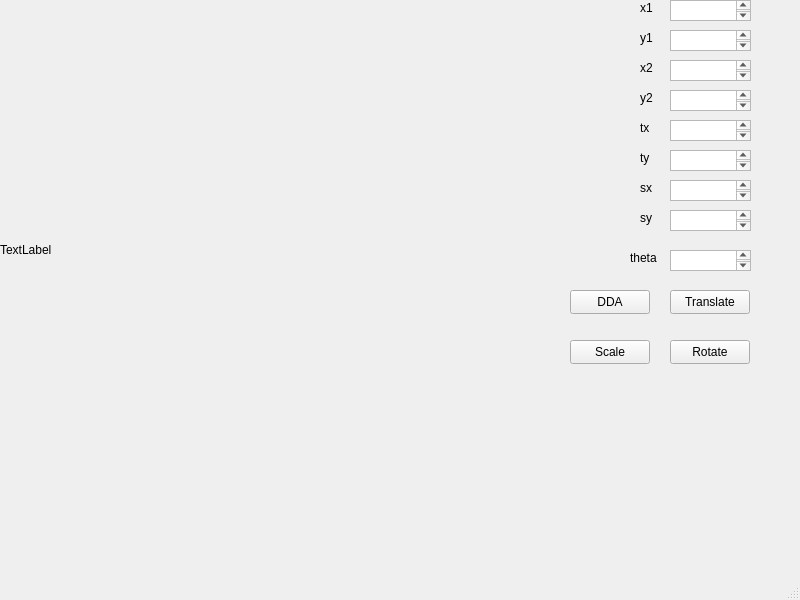
<?xml version="1.0" encoding="UTF-8"?>
<ui version="4.0">
 <class>MainWindow</class>
 <widget class="QMainWindow" name="MainWindow">
  <property name="geometry">
   <rect>
    <x>0</x>
    <y>0</y>
    <width>800</width>
    <height>600</height>
   </rect>
  </property>
  <property name="windowTitle">
   <string>MainWindow</string>
  </property>
  <widget class="QWidget" name="centralwidget">
   <widget class="QLabel" name="label">
    <property name="geometry">
     <rect>
      <x>0</x>
      <y>0</y>
      <width>500</width>
      <height>500</height>
     </rect>
    </property>
    <property name="text">
     <string>TextLabel</string>
    </property>
   </widget>
   <widget class="QLabel" name="label_2">
    <property name="geometry">
     <rect>
      <x>640</x>
      <y>0</y>
      <width>49</width>
      <height>16</height>
     </rect>
    </property>
    <property name="text">
     <string>x1</string>
    </property>
   </widget>
   <widget class="QLabel" name="label_3">
    <property name="geometry">
     <rect>
      <x>640</x>
      <y>30</y>
      <width>49</width>
      <height>16</height>
     </rect>
    </property>
    <property name="text">
     <string>y1</string>
    </property>
   </widget>
   <widget class="QLabel" name="label_4">
    <property name="geometry">
     <rect>
      <x>640</x>
      <y>60</y>
      <width>49</width>
      <height>16</height>
     </rect>
    </property>
    <property name="text">
     <string>x2</string>
    </property>
   </widget>
   <widget class="QLabel" name="label_5">
    <property name="geometry">
     <rect>
      <x>640</x>
      <y>90</y>
      <width>49</width>
      <height>16</height>
     </rect>
    </property>
    <property name="text">
     <string>y2</string>
    </property>
   </widget>
   <widget class="QLabel" name="label_6">
    <property name="geometry">
     <rect>
      <x>640</x>
      <y>120</y>
      <width>49</width>
      <height>16</height>
     </rect>
    </property>
    <property name="text">
     <string>tx</string>
    </property>
   </widget>
   <widget class="QLabel" name="label_7">
    <property name="geometry">
     <rect>
      <x>640</x>
      <y>150</y>
      <width>49</width>
      <height>16</height>
     </rect>
    </property>
    <property name="text">
     <string>ty</string>
    </property>
   </widget>
   <widget class="QTextEdit" name="textEdit">
    <property name="geometry">
     <rect>
      <x>670</x>
      <y>0</y>
      <width>81</width>
      <height>21</height>
     </rect>
    </property>
   </widget>
   <widget class="QTextEdit" name="textEdit_2">
    <property name="geometry">
     <rect>
      <x>670</x>
      <y>30</y>
      <width>81</width>
      <height>21</height>
     </rect>
    </property>
   </widget>
   <widget class="QTextEdit" name="textEdit_3">
    <property name="geometry">
     <rect>
      <x>670</x>
      <y>60</y>
      <width>81</width>
      <height>21</height>
     </rect>
    </property>
   </widget>
   <widget class="QTextEdit" name="textEdit_4">
    <property name="geometry">
     <rect>
      <x>670</x>
      <y>90</y>
      <width>81</width>
      <height>21</height>
     </rect>
    </property>
   </widget>
   <widget class="QTextEdit" name="textEdit_5">
    <property name="geometry">
     <rect>
      <x>670</x>
      <y>120</y>
      <width>81</width>
      <height>21</height>
     </rect>
    </property>
   </widget>
   <widget class="QTextEdit" name="textEdit_6">
    <property name="geometry">
     <rect>
      <x>670</x>
      <y>150</y>
      <width>81</width>
      <height>21</height>
     </rect>
    </property>
   </widget>
   <widget class="QPushButton" name="pushButton">
    <property name="geometry">
     <rect>
      <x>570</x>
      <y>290</y>
      <width>80</width>
      <height>24</height>
     </rect>
    </property>
    <property name="text">
     <string>DDA</string>
    </property>
   </widget>
   <widget class="QPushButton" name="pushButton_2">
    <property name="geometry">
     <rect>
      <x>670</x>
      <y>290</y>
      <width>80</width>
      <height>24</height>
     </rect>
    </property>
    <property name="text">
     <string>Translate</string>
    </property>
   </widget>
   <widget class="QLabel" name="label_8">
    <property name="geometry">
     <rect>
      <x>640</x>
      <y>180</y>
      <width>49</width>
      <height>16</height>
     </rect>
    </property>
    <property name="text">
     <string>sx</string>
    </property>
   </widget>
   <widget class="QTextEdit" name="textEdit_7">
    <property name="geometry">
     <rect>
      <x>670</x>
      <y>180</y>
      <width>81</width>
      <height>21</height>
     </rect>
    </property>
   </widget>
   <widget class="QLabel" name="label_9">
    <property name="geometry">
     <rect>
      <x>640</x>
      <y>210</y>
      <width>49</width>
      <height>16</height>
     </rect>
    </property>
    <property name="text">
     <string>sy</string>
    </property>
   </widget>
   <widget class="QTextEdit" name="textEdit_8">
    <property name="geometry">
     <rect>
      <x>670</x>
      <y>210</y>
      <width>81</width>
      <height>21</height>
     </rect>
    </property>
   </widget>
   <widget class="QPushButton" name="pushButton_3">
    <property name="geometry">
     <rect>
      <x>570</x>
      <y>340</y>
      <width>80</width>
      <height>24</height>
     </rect>
    </property>
    <property name="text">
     <string>Scale</string>
    </property>
   </widget>
   <widget class="QPushButton" name="pushButton_4">
    <property name="geometry">
     <rect>
      <x>670</x>
      <y>340</y>
      <width>80</width>
      <height>24</height>
     </rect>
    </property>
    <property name="text">
     <string>Rotate</string>
    </property>
   </widget>
   <widget class="QLabel" name="label_10">
    <property name="geometry">
     <rect>
      <x>630</x>
      <y>250</y>
      <width>49</width>
      <height>16</height>
     </rect>
    </property>
    <property name="text">
     <string>theta</string>
    </property>
   </widget>
   <widget class="QTextEdit" name="textEdit_9">
    <property name="geometry">
     <rect>
      <x>670</x>
      <y>250</y>
      <width>81</width>
      <height>21</height>
     </rect>
    </property>
   </widget>
  </widget>
  <widget class="QMenuBar" name="menubar">
   <property name="geometry">
    <rect>
     <x>0</x>
     <y>0</y>
     <width>800</width>
     <height>21</height>
    </rect>
   </property>
  </widget>
  <widget class="QStatusBar" name="statusbar"/>
 </widget>
 <resources/>
 <connections/>
</ui>
